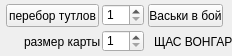
<?xml version="1.0" encoding="UTF-8"?>
<ui version="4.0">
 <class>Widget</class>
 <widget class="QWidget" name="Widget">
  <property name="geometry">
   <rect>
    <x>0</x>
    <y>0</y>
    <width>232</width>
    <height>56</height>
   </rect>
  </property>
  <property name="sizePolicy">
   <sizepolicy hsizetype="Fixed" vsizetype="Fixed">
    <horstretch>0</horstretch>
    <verstretch>0</verstretch>
   </sizepolicy>
  </property>
  <property name="windowTitle">
   <string>TutlVasek</string>
  </property>
  <widget class="QPushButton" name="TutlChooseButton">
   <property name="geometry">
    <rect>
     <x>6</x>
     <y>4</y>
     <width>93</width>
     <height>23</height>
    </rect>
   </property>
   <property name="text">
    <string>перебор тутлов</string>
   </property>
  </widget>
  <widget class="QSpinBox" name="tutlNumberSB">
   <property name="geometry">
    <rect>
     <x>102</x>
     <y>4</y>
     <width>42</width>
     <height>22</height>
    </rect>
   </property>
   <property name="minimum">
    <number>1</number>
   </property>
   <property name="maximum">
    <number>15</number>
   </property>
  </widget>
  <widget class="QPushButton" name="GoToBattleButton">
   <property name="geometry">
    <rect>
     <x>148</x>
     <y>4</y>
     <width>75</width>
     <height>23</height>
    </rect>
   </property>
   <property name="text">
    <string>Васьки в бой</string>
   </property>
  </widget>
  <widget class="QLabel" name="placeLabel">
   <property name="geometry">
    <rect>
     <x>154</x>
     <y>32</y>
     <width>105</width>
     <height>19</height>
    </rect>
   </property>
   <property name="text">
    <string>ЩАС ВОНГАРИ</string>
   </property>
  </widget>
  <widget class="QSpinBox" name="mapSizeIdxSB">
   <property name="geometry">
    <rect>
     <x>102</x>
     <y>30</y>
     <width>42</width>
     <height>22</height>
    </rect>
   </property>
   <property name="minimum">
    <number>1</number>
   </property>
   <property name="maximum">
    <number>6</number>
   </property>
  </widget>
  <widget class="QLabel" name="mapSizeIdxLabel">
   <property name="geometry">
    <rect>
     <x>24</x>
     <y>32</y>
     <width>77</width>
     <height>19</height>
    </rect>
   </property>
   <property name="text">
    <string>размер карты</string>
   </property>
  </widget>
 </widget>
 <layoutdefault spacing="6" margin="11"/>
 <resources/>
 <connections/>
</ui>
